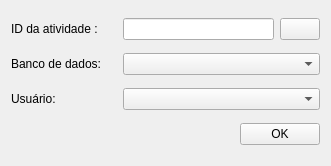
<?xml version="1.0" encoding="UTF-8"?>
<ui version="4.0">
 <class>Form</class>
 <widget class="QWidget" name="Form">
  <property name="geometry">
   <rect>
    <x>0</x>
    <y>0</y>
    <width>331</width>
    <height>166</height>
   </rect>
  </property>
  <property name="windowTitle">
   <string>Form</string>
  </property>
  <property name="styleSheet">
   <string notr="true"/>
  </property>
  <layout class="QGridLayout" name="gridLayout">
   <item row="3" column="0">
    <layout class="QHBoxLayout" name="horizontalLayout_2">
     <item>
      <spacer name="horizontalSpacer">
       <property name="orientation">
        <enum>Qt::Horizontal</enum>
       </property>
       <property name="sizeHint" stdset="0">
        <size>
         <width>219</width>
         <height>20</height>
        </size>
       </property>
      </spacer>
     </item>
     <item>
      <widget class="QPushButton" name="okBtn">
       <property name="text">
        <string>OK</string>
       </property>
      </widget>
     </item>
    </layout>
   </item>
   <item row="1" column="0">
    <layout class="QHBoxLayout" name="horizontalLayout_4">
     <item>
      <widget class="QLabel" name="label_2">
       <property name="sizePolicy">
        <sizepolicy hsizetype="Fixed" vsizetype="Preferred">
         <horstretch>0</horstretch>
         <verstretch>0</verstretch>
        </sizepolicy>
       </property>
       <property name="minimumSize">
        <size>
         <width>106</width>
         <height>0</height>
        </size>
       </property>
       <property name="maximumSize">
        <size>
         <width>106</width>
         <height>16777215</height>
        </size>
       </property>
       <property name="text">
        <string>Banco de dados:</string>
       </property>
      </widget>
     </item>
     <item>
      <widget class="QComboBox" name="dbCb"/>
     </item>
    </layout>
   </item>
   <item row="0" column="0">
    <layout class="QHBoxLayout" name="horizontalLayout_3">
     <item>
      <widget class="QLabel" name="label">
       <property name="sizePolicy">
        <sizepolicy hsizetype="Fixed" vsizetype="Preferred">
         <horstretch>0</horstretch>
         <verstretch>0</verstretch>
        </sizepolicy>
       </property>
       <property name="minimumSize">
        <size>
         <width>106</width>
         <height>0</height>
        </size>
       </property>
       <property name="maximumSize">
        <size>
         <width>106</width>
         <height>16777215</height>
        </size>
       </property>
       <property name="text">
        <string>ID da atividade :</string>
       </property>
      </widget>
     </item>
     <item>
      <layout class="QHBoxLayout" name="horizontalLayout">
       <item>
        <widget class="QLineEdit" name="activityIdLe"/>
       </item>
       <item>
        <widget class="QPushButton" name="extractFieldBtn">
         <property name="text">
          <string/>
         </property>
        </widget>
       </item>
      </layout>
     </item>
    </layout>
   </item>
   <item row="2" column="0">
    <layout class="QHBoxLayout" name="horizontalLayout_5">
     <item>
      <widget class="QLabel" name="label_3">
       <property name="sizePolicy">
        <sizepolicy hsizetype="Fixed" vsizetype="Preferred">
         <horstretch>0</horstretch>
         <verstretch>0</verstretch>
        </sizepolicy>
       </property>
       <property name="minimumSize">
        <size>
         <width>106</width>
         <height>0</height>
        </size>
       </property>
       <property name="maximumSize">
        <size>
         <width>106</width>
         <height>16777215</height>
        </size>
       </property>
       <property name="text">
        <string>Usuário:</string>
       </property>
      </widget>
     </item>
     <item>
      <widget class="QComboBox" name="userCb"/>
     </item>
    </layout>
   </item>
  </layout>
 </widget>
 <resources/>
 <connections/>
</ui>
